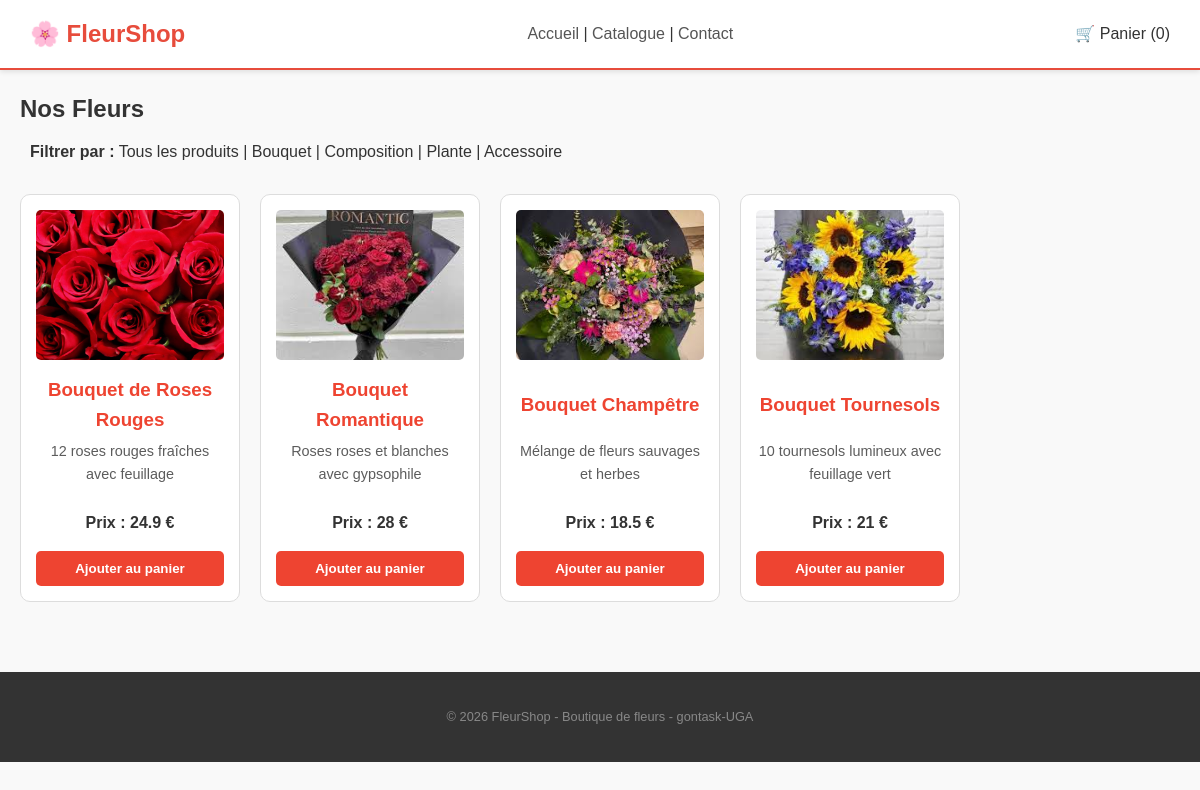
Screenshot of /catalogue.php?categorie=bouquet with the database file from the repository.
### tables this page shows
CREATE TABLE produits (
	                id INTEGER PRIMARY KEY AUTOINCREMENT,
	                nom TEXT NOT NULL,
	                description TEXT,
	                prix REAL NOT NULL,
	                categorie TEXT NOT NULL,
	                image TEXT,
	                stock INTEGER DEFAULT 10, 
	                date_creation DATETIME DEFAULT CURRENT_TIMESTAMP
          );

### includes/panier.php (called while the page is built, shortened)
<?php
function compter_articles() {
    $total_articles = 0;
    return $total_articles;
}
?>

### catalogue.php (the view, shortened to what this page needs)
<?php
include 'includes/panier.php';
if (isset($_GET['categorie'])) {
    $categorie = $_GET['categorie'];
} else {
    $categorie = 'tous';
}
if ($categorie == 'tous') {
    $requete = $pdo->query("SELECT * FROM produits ORDER BY nom");
} else {
    $requete = $pdo->prepare("SELECT * FROM produits WHERE categorie = ?");
    $requete->execute(array($categorie));
}
$produits = $requete->fetchAll(PDO::FETCH_ASSOC);
$req_cat = $pdo->query("SELECT DISTINCT categorie FROM produits");
$categories = $req_cat->fetchAll(PDO::FETCH_ASSOC);
?>
<!DOCTYPE html>
<html lang="fr">
<head>
    <link rel="stylesheet" href="css/style.css">
</head>
<body>
    <header>
        <h1>🌸 FleurShop</h1>
        <nav>
            <a href="index.php">Accueil</a> |
            <a href="catalogue.php">Catalogue</a> |
            <a href="contact.php">Contact</a>
        </nav>
        <div style="float: right;">
            <a href="panier.php">🛒 Panier (<?php echo compter_articles(); ?>)</a>
        </div>
    </header>
    <main style="padding: 20px;">
        <h2>Nos Fleurs</h2>
        <div style="margin-bottom: 20px; background: #f9f9f9; padding: 10px;">
            <strong>Filtrer par :</strong>
            <a href="catalogue.php?categorie=tous">Tous les produits</a>
            <?php foreach ($categories as $c): ?>
                | <a href="catalogue.php?categorie=<?php echo $c['categorie']; ?>">
                    <?php echo ucfirst($c['categorie']); ?>
                </a>
            <?php endforeach; ?>
        </div>
    <div style="display: flex; flex-wrap: wrap; gap: 20px;">
        <?php foreach ($produits as $p): ?>
           <div style="border: 1px solid #ddd; padding: 15px; width: 220px; border-radius: 10px; background: white; text-align: center; display: flex; flex-direction: column; justify-content: space-between;">
    <img src="images/<?php echo $p['image']; ?>" alt="<?php echo $p['nom']; ?>" style="width: 100%; height: 150px; object-fit: cover; border-radius: 5px; margin-bottom: 10px;">
    <h3 style="color: #ee4431; margin: 10px 0; height: 50px; overflow: hidden; display: flex; align-items: center; justify-content: center;">
        <?php echo $p['nom']; ?>
    </h3>
    <p style="font-size: 0.9em; color: #5c5c5c; height: 60px; overflow: hidden; margin-bottom: 10px;">
        <?php echo $p['description']; ?>
    </p>
    <p style="margin-bottom: 15px;"><strong>Prix : <?php echo $p['prix']; ?> €</strong></p>
    <form method="POST" action="ajouter_panier.php" style="margin-top: auto;">
        <button type="submit" style="background: #ee4431; color: white; border: none; padding: 10px; cursor: pointer; width: 100%; border-radius: 5px; font-weight: bold;">
            Ajouter au panier
        </button>
    </form>
</div>
            <?php endforeach; ?>
        </div>
    </main>
    <footer style="margin-top: 50px; text-align: center; font-size: 0.8em; color: #888;">
        <p>&copy; 2026 FleurShop - Boutique de fleurs - gontask-UGA</p>
    </footer>
</body>
</html>

### css/style.css (style rules this page uses)
* { margin: 0; padding: 0; box-sizing: border-box; }
body { font-family: Arial, sans-serif; background-color: #f9f9f9; color: #333; line-height: 1.6; }
a { text-decoration: none; color: inherit; }
header { background-color: #fff; border-bottom: 2px solid #e74c3c; padding: 15px 30px; display: flex; justify-content: space-between; align-items: center; position: sticky; top: 0; z-index: 100; box-shadow: 0 2px 5px rgba(0,0,0,0.1); }
header h1 { font-size: 1.5rem; color: #e74c3c; }
nav a { color: #555; font-weight: 500; transition: color 0.3s; }
footer { background-color: #333; color: #ccc; padding: 30px; text-align: center; margin-top: 50px; }
footer p { margin: 5px 0; }

### rows the page displays
produits: image (picture), nom "Bouquet de Roses Rouges", description "12 roses rouges fraîches avec feuillage", prix "24.9"
produits: image (picture), nom "Bouquet Romantique", description "Roses roses et blanches avec gypsophile", prix "28"
produits: image (picture), nom "Bouquet Champêtre", description "Mélange de fleurs sauvages et herbes", prix "18.5"
produits: image (picture), nom "Bouquet Tournesols", description "10 tournesols lumineux avec feuillage vert", prix "21"

### other values shown
compter_articles() "0"
$c['categorie'] "Bouquet"
$c['categorie'] "Composition"
$c['categorie'] "Plante"
$c['categorie'] "Accessoire"
